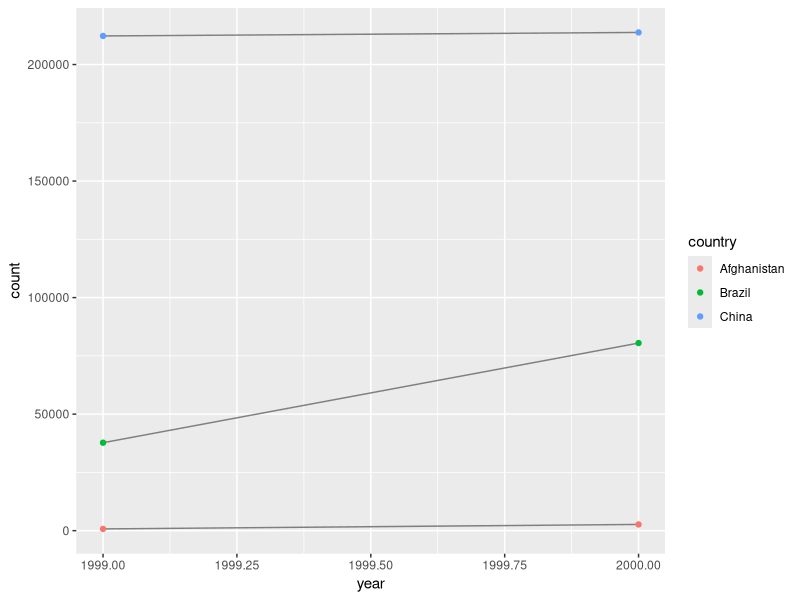
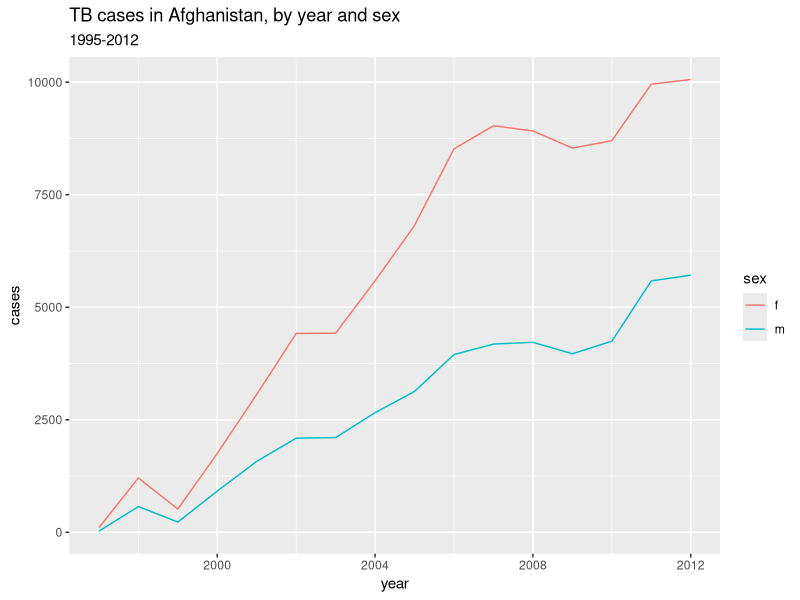

Write R code to recreate these figures, in order.
## ---- chunk 1
knitr::opts_chunk$set(echo = TRUE)
## ---- chunk 2
library(tidyverse)
## ---- chunk 3
cases = table2 %>% filter(type=='cases')
populations = table2 %>% filter(type=='population')
## ---- chunk 4
rates = cases %>% mutate(type = "rate", count=10000*count/populations$count)
## ---- chunk 5
table2 = rbind(table2, rates)
table2 = arrange(table2, country, year, type)
## ---- chunk 6
table4c = table4a %>% mutate(pop1999=table4b$`1999`,
                             pop2000=table4b$`2000`
                            )
table4c
## ---- chunk 7
table4c = table4c %>% mutate(`1999` = 10000*`1999`/pop1999,
                             `2000` = 10000*`2000`/pop2000) %>%
    select(country, `1999`, `2000`)
table4c
## ---- chunk 8
table2 %>%
    filter(type=='cases') %>% 
    ggplot(aes(x=year, y=count)) + 
    geom_line(aes(group=country), color="grey50") + 
    geom_point(aes(color=country))
## ---- chunk 9
table4a %>% gather(`1999`, `2000`, key="year", value="cases")
## ---- chunk 10
preg <- tribble(
    ~pregnant, ~male, ~female,
    "yes",     NA,    10,
    "no",      20,    12
)
## ---- chunk 11
preg %>% gather(male, female, key="sex", value="count")
## ---- chunk 12
tibble(x = c("a,b,c", "d,e,f,g", "h,i,j")) %>%
    separate(x, c("one", "two", "three"), extra="warn")

tibble(x = c("a,b,c", "d,e", "f,g,i")) %>%
    separate(x, c("one", "two", "three"), fill="warn")
## ---- chunk 13
tibble(x = c("a,b,c", "d,e,f,g", "h,i,j")) %>%
    separate(x, c("one", "two", "three"), extra="drop")

tibble(x = c("a,b,c", "d,e", "f,g,i")) %>%
    separate(x, c("one", "two", "three"), fill="right")
## ---- chunk 14
tibble(x = c("a,b,c", "d,e,f,g", "h,i,j")) %>%
    separate(x, c("one", "two", "three"), extra="merge")

tibble(x = c("a,b,c", "d,e", "f,g,i")) %>%
    separate(x, c("one", "two", "three"), fill="left")
## ---- chunk 15
who %>%
  gather(key, value, new_sp_m014:newrel_f65, na.rm = TRUE) %>% 
  mutate(key = stringr::str_replace(key, "newrel", "new_rel")) %>%
  separate(key, c("new", "var", "sexage")) %>%
  head()
## ---- chunk 16
who2 = who %>% unite(country_tuple, country, iso2, iso3, remove=FALSE)

head(who2)
## ---- chunk 17
length(unique(who2$country))
length(unique(who2$country_tuple))
## ---- chunk 18
tidy_who = who %>%
  gather(key, value, new_sp_m014:newrel_f65, na.rm = TRUE) %>% 
  mutate(key = stringr::str_replace(key, "newrel", "new_rel")) %>%
  separate(key, c("new", "var", "sexage")) %>% 
  select(-new, -iso2, -iso3) %>% 
  separate(sexage, c("sex", "age"), sep = 1)
## ---- chunk 19
head(tidy_who)
## ---- chunk 20
tb_cases = tidy_who %>% 
    group_by(country, year, sex) %>%
    summarize(cases = sum(value))
head(tb_cases)
## ---- chunk 21
tb_cases %>%
    filter(country=="Afghanistan", year %in% 1995:2012) %>%
    ggplot() + 
    geom_line(aes(x=year, y=cases, color=sex)) +
    ggtitle("TB cases in Afghanistan, by year and sex", "1995-2012")
